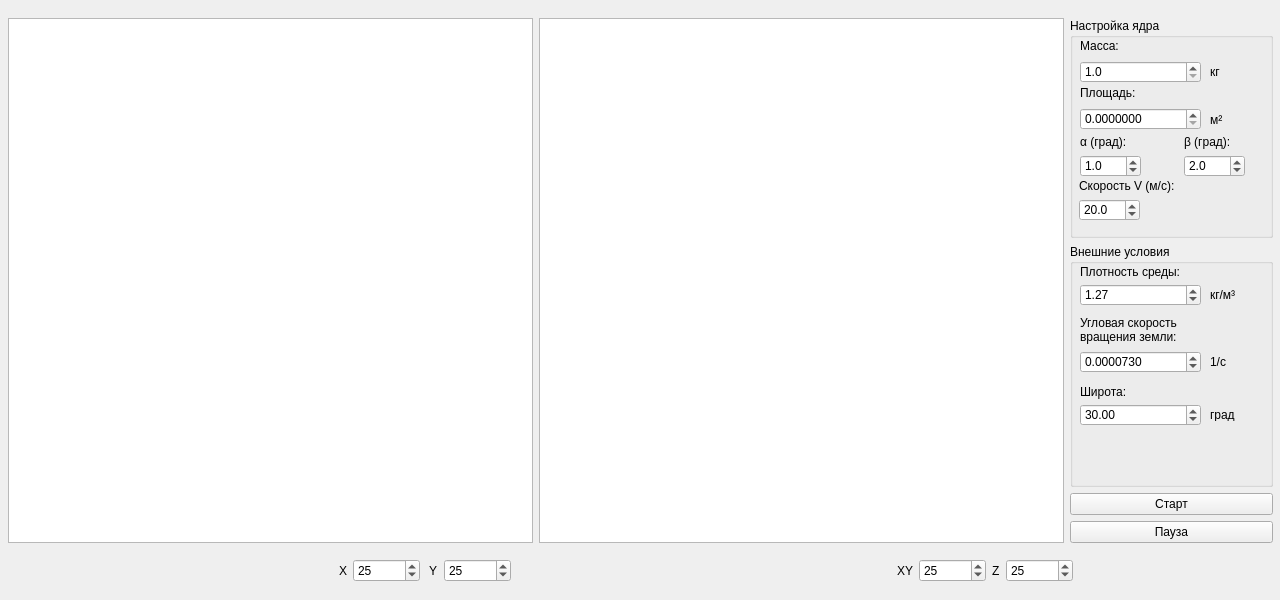
<?xml version="1.0" encoding="UTF-8"?>
<ui version="4.0">
 <class>form</class>
 <widget class="QWidget" name="form">
  <property name="geometry">
   <rect>
    <x>0</x>
    <y>0</y>
    <width>1280</width>
    <height>600</height>
   </rect>
  </property>
  <property name="sizePolicy">
   <sizepolicy hsizetype="Expanding" vsizetype="Ignored">
    <horstretch>0</horstretch>
    <verstretch>0</verstretch>
   </sizepolicy>
  </property>
  <property name="maximumSize">
   <size>
    <width>1280</width>
    <height>600</height>
   </size>
  </property>
  <property name="windowTitle">
   <string>form</string>
  </property>
  <widget class="QWidget" name="verticalLayoutWidget">
   <property name="geometry">
    <rect>
     <x>0</x>
     <y>0</y>
     <width>1281</width>
     <height>601</height>
    </rect>
   </property>
   <layout class="QVBoxLayout" name="verticalLayout">
    <property name="leftMargin">
     <number>8</number>
    </property>
    <property name="topMargin">
     <number>8</number>
    </property>
    <property name="rightMargin">
     <number>8</number>
    </property>
    <property name="bottomMargin">
     <number>8</number>
    </property>
    <item>
     <layout class="QHBoxLayout" name="horizontalLayout_3">
      <property name="spacing">
       <number>6</number>
      </property>
      <property name="sizeConstraint">
       <enum>QLayout::SetDefaultConstraint</enum>
      </property>
      <item>
       <widget class="QChartView" name="graphicsView_1">
        <property name="enabled">
         <bool>true</bool>
        </property>
        <property name="sizePolicy">
         <sizepolicy hsizetype="Expanding" vsizetype="Expanding">
          <horstretch>0</horstretch>
          <verstretch>0</verstretch>
         </sizepolicy>
        </property>
        <property name="maximumSize">
         <size>
          <width>525</width>
          <height>525</height>
         </size>
        </property>
       </widget>
      </item>
      <item>
       <widget class="QChartView" name="graphicsView_2">
        <property name="enabled">
         <bool>true</bool>
        </property>
        <property name="sizePolicy">
         <sizepolicy hsizetype="Expanding" vsizetype="Expanding">
          <horstretch>0</horstretch>
          <verstretch>0</verstretch>
         </sizepolicy>
        </property>
        <property name="maximumSize">
         <size>
          <width>525</width>
          <height>525</height>
         </size>
        </property>
       </widget>
      </item>
      <item>
       <layout class="QVBoxLayout" name="verticalLayout_4" stretch="0,0,0,0">
        <property name="spacing">
         <number>6</number>
        </property>
        <item>
         <widget class="QGroupBox" name="groupBox_5">
          <property name="enabled">
           <bool>true</bool>
          </property>
          <property name="sizePolicy">
           <sizepolicy hsizetype="Preferred" vsizetype="Fixed">
            <horstretch>0</horstretch>
            <verstretch>0</verstretch>
           </sizepolicy>
          </property>
          <property name="minimumSize">
           <size>
            <width>0</width>
            <height>220</height>
           </size>
          </property>
          <property name="maximumSize">
           <size>
            <width>16777215</width>
            <height>16777215</height>
           </size>
          </property>
          <property name="title">
           <string>Настройка ядра</string>
          </property>
          <widget class="QLabel" name="label_3">
           <property name="geometry">
            <rect>
             <x>10</x>
             <y>20</y>
             <width>91</width>
             <height>16</height>
            </rect>
           </property>
           <property name="text">
            <string>Масса:</string>
           </property>
          </widget>
          <widget class="QLabel" name="label_4">
           <property name="geometry">
            <rect>
             <x>10</x>
             <y>116</y>
             <width>61</width>
             <height>16</height>
            </rect>
           </property>
           <property name="text">
            <string>α (град):</string>
           </property>
          </widget>
          <widget class="QDoubleSpinBox" name="M">
           <property name="geometry">
            <rect>
             <x>10</x>
             <y>43</y>
             <width>121</width>
             <height>22</height>
            </rect>
           </property>
           <property name="decimals">
            <number>1</number>
           </property>
           <property name="minimum">
            <double>1.000000000000000</double>
           </property>
           <property name="maximum">
            <double>10000000.000000000000000</double>
           </property>
          </widget>
          <widget class="QDoubleSpinBox" name="alpha">
           <property name="geometry">
            <rect>
             <x>10</x>
             <y>137</y>
             <width>61</width>
             <height>22</height>
            </rect>
           </property>
           <property name="decimals">
            <number>1</number>
           </property>
           <property name="minimum">
            <double>0.000000000000000</double>
           </property>
           <property name="maximum">
            <double>10000000.000000000000000</double>
           </property>
           <property name="value">
            <double>1.000000000000000</double>
           </property>
          </widget>
          <widget class="QLabel" name="label_9">
           <property name="geometry">
            <rect>
             <x>10</x>
             <y>67</y>
             <width>91</width>
             <height>16</height>
            </rect>
           </property>
           <property name="text">
            <string>Площадь:</string>
           </property>
          </widget>
          <widget class="QDoubleSpinBox" name="S">
           <property name="geometry">
            <rect>
             <x>10</x>
             <y>90</y>
             <width>121</width>
             <height>22</height>
            </rect>
           </property>
           <property name="decimals">
            <number>7</number>
           </property>
           <property name="maximum">
            <double>10000000.000000000000000</double>
           </property>
           <property name="singleStep">
            <double>0.000001000000000</double>
           </property>
          </widget>
          <widget class="QLabel" name="label_11">
           <property name="geometry">
            <rect>
             <x>140</x>
             <y>47</y>
             <width>47</width>
             <height>13</height>
            </rect>
           </property>
           <property name="text">
            <string>кг</string>
           </property>
          </widget>
          <widget class="QLabel" name="label_12">
           <property name="geometry">
            <rect>
             <x>140</x>
             <y>95</y>
             <width>47</width>
             <height>13</height>
            </rect>
           </property>
           <property name="text">
            <string>м²</string>
           </property>
          </widget>
          <widget class="QDoubleSpinBox" name="beta">
           <property name="geometry">
            <rect>
             <x>114</x>
             <y>137</y>
             <width>61</width>
             <height>22</height>
            </rect>
           </property>
           <property name="decimals">
            <number>1</number>
           </property>
           <property name="minimum">
            <double>0.000000000000000</double>
           </property>
           <property name="maximum">
            <double>10000000.000000000000000</double>
           </property>
           <property name="value">
            <double>2.000000000000000</double>
           </property>
          </widget>
          <widget class="QDoubleSpinBox" name="V">
           <property name="geometry">
            <rect>
             <x>9</x>
             <y>181</y>
             <width>61</width>
             <height>22</height>
            </rect>
           </property>
           <property name="decimals">
            <number>1</number>
           </property>
           <property name="minimum">
            <double>0.000000000000000</double>
           </property>
           <property name="maximum">
            <double>10000000.000000000000000</double>
           </property>
           <property name="value">
            <double>20.000000000000000</double>
           </property>
          </widget>
          <widget class="QLabel" name="label_5">
           <property name="geometry">
            <rect>
             <x>9</x>
             <y>160</y>
             <width>161</width>
             <height>16</height>
            </rect>
           </property>
           <property name="text">
            <string>Скорость V (м/с):</string>
           </property>
          </widget>
          <widget class="QLabel" name="label_14">
           <property name="geometry">
            <rect>
             <x>114</x>
             <y>116</y>
             <width>61</width>
             <height>16</height>
            </rect>
           </property>
           <property name="text">
            <string>β (град):</string>
           </property>
          </widget>
         </widget>
        </item>
        <item>
         <widget class="QGroupBox" name="groupBox">
          <property name="sizePolicy">
           <sizepolicy hsizetype="Preferred" vsizetype="Preferred">
            <horstretch>0</horstretch>
            <verstretch>0</verstretch>
           </sizepolicy>
          </property>
          <property name="minimumSize">
           <size>
            <width>0</width>
            <height>0</height>
           </size>
          </property>
          <property name="maximumSize">
           <size>
            <width>16777215</width>
            <height>16777215</height>
           </size>
          </property>
          <property name="title">
           <string>Внешние условия</string>
          </property>
          <widget class="QLabel" name="label_7">
           <property name="geometry">
            <rect>
             <x>10</x>
             <y>20</y>
             <width>101</width>
             <height>16</height>
            </rect>
           </property>
           <property name="text">
            <string>Плотность среды:</string>
           </property>
          </widget>
          <widget class="QDoubleSpinBox" name="w">
           <property name="geometry">
            <rect>
             <x>10</x>
             <y>107</y>
             <width>121</width>
             <height>22</height>
            </rect>
           </property>
           <property name="decimals">
            <number>7</number>
           </property>
           <property name="minimum">
            <double>-10000000.000000000000000</double>
           </property>
           <property name="maximum">
            <double>10000000.000000000000000</double>
           </property>
           <property name="singleStep">
            <double>0.000001000000000</double>
           </property>
           <property name="value">
            <double>0.000073000000000</double>
           </property>
          </widget>
          <widget class="QLabel" name="label_8">
           <property name="geometry">
            <rect>
             <x>10</x>
             <y>70</y>
             <width>121</width>
             <height>31</height>
            </rect>
           </property>
           <property name="text">
            <string>Угловая скорость вращения земли:</string>
           </property>
           <property name="wordWrap">
            <bool>true</bool>
           </property>
          </widget>
          <widget class="QLabel" name="label_17">
           <property name="geometry">
            <rect>
             <x>140</x>
             <y>44</y>
             <width>47</width>
             <height>13</height>
            </rect>
           </property>
           <property name="text">
            <string>кг/м³</string>
           </property>
          </widget>
          <widget class="QDoubleSpinBox" name="p">
           <property name="geometry">
            <rect>
             <x>10</x>
             <y>40</y>
             <width>121</width>
             <height>22</height>
            </rect>
           </property>
           <property name="maximum">
            <double>10000000.000000000000000</double>
           </property>
           <property name="singleStep">
            <double>0.100000000000000</double>
           </property>
           <property name="value">
            <double>1.270000000000000</double>
           </property>
          </widget>
          <widget class="QLabel" name="label_18">
           <property name="geometry">
            <rect>
             <x>140</x>
             <y>111</y>
             <width>47</width>
             <height>13</height>
            </rect>
           </property>
           <property name="text">
            <string>1/с</string>
           </property>
          </widget>
          <widget class="QDoubleSpinBox" name="latitude">
           <property name="geometry">
            <rect>
             <x>10</x>
             <y>160</y>
             <width>121</width>
             <height>22</height>
            </rect>
           </property>
           <property name="decimals">
            <number>2</number>
           </property>
           <property name="minimum">
            <double>-90.000000000000000</double>
           </property>
           <property name="maximum">
            <double>90.000000000000000</double>
           </property>
           <property name="singleStep">
            <double>5.000000000000000</double>
           </property>
           <property name="value">
            <double>30.000000000000000</double>
           </property>
          </widget>
          <widget class="QLabel" name="label_19">
           <property name="geometry">
            <rect>
             <x>140</x>
             <y>164</y>
             <width>47</width>
             <height>13</height>
            </rect>
           </property>
           <property name="text">
            <string>град</string>
           </property>
          </widget>
          <widget class="QLabel" name="label_13">
           <property name="geometry">
            <rect>
             <x>10</x>
             <y>140</y>
             <width>101</width>
             <height>16</height>
            </rect>
           </property>
           <property name="text">
            <string>Широта:</string>
           </property>
          </widget>
         </widget>
        </item>
        <item>
         <widget class="QPushButton" name="start">
          <property name="enabled">
           <bool>true</bool>
          </property>
          <property name="minimumSize">
           <size>
            <width>0</width>
            <height>0</height>
           </size>
          </property>
          <property name="maximumSize">
           <size>
            <width>16777215</width>
            <height>16777215</height>
           </size>
          </property>
          <property name="text">
           <string>Старт</string>
          </property>
         </widget>
        </item>
        <item>
         <widget class="QPushButton" name="stop">
          <property name="enabled">
           <bool>true</bool>
          </property>
          <property name="maximumSize">
           <size>
            <width>16777215</width>
            <height>16777215</height>
           </size>
          </property>
          <property name="text">
           <string>Пауза</string>
          </property>
         </widget>
        </item>
       </layout>
      </item>
     </layout>
    </item>
    <item>
     <layout class="QHBoxLayout" name="horizontalLayout_4">
      <property name="leftMargin">
       <number>0</number>
      </property>
      <property name="topMargin">
       <number>0</number>
      </property>
      <property name="rightMargin">
       <number>0</number>
      </property>
      <item>
       <widget class="QLabel" name="status">
        <property name="text">
         <string/>
        </property>
       </widget>
      </item>
      <item>
       <spacer name="horizontalSpacer">
        <property name="orientation">
         <enum>Qt::Horizontal</enum>
        </property>
        <property name="sizeHint" stdset="0">
         <size>
          <width>40</width>
          <height>20</height>
         </size>
        </property>
       </spacer>
      </item>
      <item>
       <widget class="QLabel" name="label_10">
        <property name="text">
         <string>X</string>
        </property>
       </widget>
      </item>
      <item>
       <widget class="QSpinBox" name="x_axis">
        <property name="minimumSize">
         <size>
          <width>60</width>
          <height>0</height>
         </size>
        </property>
        <property name="minimum">
         <number>5</number>
        </property>
        <property name="maximum">
         <number>100000</number>
        </property>
        <property name="value">
         <number>25</number>
        </property>
       </widget>
      </item>
      <item>
       <widget class="QLabel" name="label_6">
        <property name="text">
         <string> Y</string>
        </property>
       </widget>
      </item>
      <item>
       <widget class="QSpinBox" name="y_axis">
        <property name="sizePolicy">
         <sizepolicy hsizetype="Minimum" vsizetype="Fixed">
          <horstretch>0</horstretch>
          <verstretch>0</verstretch>
         </sizepolicy>
        </property>
        <property name="minimumSize">
         <size>
          <width>60</width>
          <height>0</height>
         </size>
        </property>
        <property name="maximumSize">
         <size>
          <width>200</width>
          <height>16777215</height>
         </size>
        </property>
        <property name="baseSize">
         <size>
          <width>0</width>
          <height>0</height>
         </size>
        </property>
        <property name="minimum">
         <number>5</number>
        </property>
        <property name="maximum">
         <number>100000</number>
        </property>
        <property name="value">
         <number>25</number>
        </property>
       </widget>
      </item>
      <item>
       <spacer name="horizontalSpacer_2">
        <property name="orientation">
         <enum>Qt::Horizontal</enum>
        </property>
        <property name="sizeType">
         <enum>QSizePolicy::Fixed</enum>
        </property>
        <property name="sizeHint" stdset="0">
         <size>
          <width>380</width>
          <height>20</height>
         </size>
        </property>
       </spacer>
      </item>
      <item>
       <widget class="QLabel" name="label_2">
        <property name="text">
         <string>XY</string>
        </property>
       </widget>
      </item>
      <item>
       <widget class="QSpinBox" name="xy_axis">
        <property name="minimumSize">
         <size>
          <width>60</width>
          <height>0</height>
         </size>
        </property>
        <property name="minimum">
         <number>5</number>
        </property>
        <property name="maximum">
         <number>100000</number>
        </property>
        <property name="value">
         <number>25</number>
        </property>
       </widget>
      </item>
      <item>
       <widget class="QLabel" name="label">
        <property name="text">
         <string>Z</string>
        </property>
       </widget>
      </item>
      <item>
       <widget class="QSpinBox" name="z_axis">
        <property name="sizePolicy">
         <sizepolicy hsizetype="Minimum" vsizetype="Fixed">
          <horstretch>0</horstretch>
          <verstretch>0</verstretch>
         </sizepolicy>
        </property>
        <property name="minimumSize">
         <size>
          <width>60</width>
          <height>0</height>
         </size>
        </property>
        <property name="maximumSize">
         <size>
          <width>200</width>
          <height>16777215</height>
         </size>
        </property>
        <property name="baseSize">
         <size>
          <width>0</width>
          <height>0</height>
         </size>
        </property>
        <property name="minimum">
         <number>5</number>
        </property>
        <property name="maximum">
         <number>100000</number>
        </property>
        <property name="value">
         <number>25</number>
        </property>
       </widget>
      </item>
      <item>
       <spacer name="horizontalSpacer_3">
        <property name="orientation">
         <enum>Qt::Horizontal</enum>
        </property>
        <property name="sizeType">
         <enum>QSizePolicy::Fixed</enum>
        </property>
        <property name="sizeHint" stdset="0">
         <size>
          <width>200</width>
          <height>20</height>
         </size>
        </property>
       </spacer>
      </item>
     </layout>
    </item>
   </layout>
  </widget>
 </widget>
 <layoutdefault spacing="6" margin="11"/>
 <customwidgets>
  <customwidget>
   <class>QChartView</class>
   <extends>QGraphicsView</extends>
   <header>QtCharts</header>
  </customwidget>
 </customwidgets>
 <resources/>
 <connections/>
</ui>
